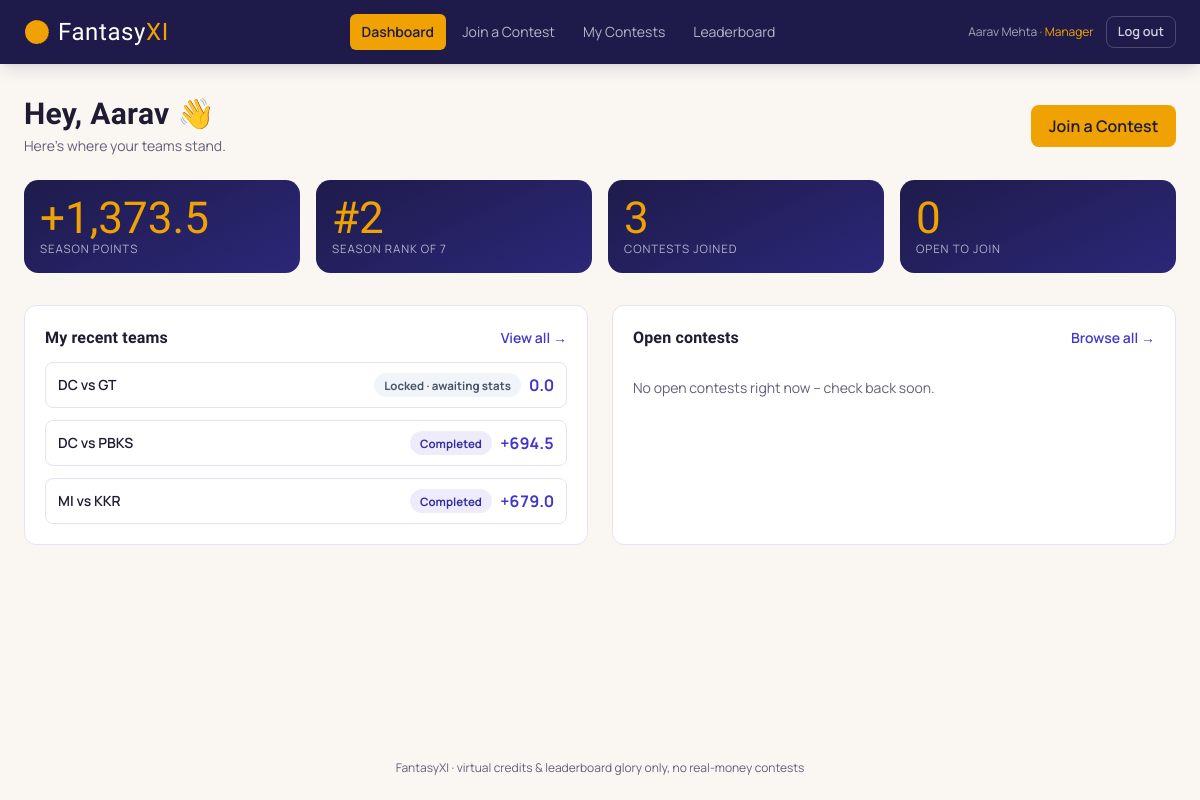
Page /index.php?route=manager/dashboard (signed in) on the committed database.
### tables this page shows
CREATE TABLE users (
    id         INT AUTO_INCREMENT PRIMARY KEY,
    name       VARCHAR(120) NOT NULL,
    email      VARCHAR(150) NOT NULL UNIQUE,
    password   VARCHAR(255) NOT NULL,
    role       ENUM('super_admin', 'manager') NOT NULL DEFAULT 'manager',
    status     ENUM('active', 'inactive') NOT NULL DEFAULT 'active',
    created_at TIMESTAMP NOT NULL DEFAULT CURRENT_TIMESTAMP
);

CREATE TABLE contest_entries (
    id                    INT AUTO_INCREMENT PRIMARY KEY,
    contest_id            INT NOT NULL,
    manager_id            INT NOT NULL,
    captain_player_id     INT NOT NULL,
    vice_captain_player_id INT NOT NULL,
    total_credits_used    DECIMAL(4,1) NOT NULL,
    total_points          DECIMAL(6,1) NOT NULL DEFAULT 0,
    created_at            TIMESTAMP NOT NULL DEFAULT CURRENT_TIMESTAMP,
    FOREIGN KEY (contest_id) REFERENCES contests(id) ON DELETE CASCADE,
    FOREIGN KEY (manager_id) REFERENCES users(id),
    FOREIGN KEY (captain_player_id) REFERENCES players(id),
    FOREIGN KEY (vice_captain_player_id) REFERENCES players(id),
    UNIQUE KEY uniq_contest_manager (contest_id, manager_id)
);

CREATE TABLE franchises (
    id         INT AUTO_INCREMENT PRIMARY KEY,
    name       VARCHAR(100) NOT NULL UNIQUE,
    short_code VARCHAR(10) NOT NULL,
    status     ENUM('active', 'inactive') NOT NULL DEFAULT 'active'
);

### app/controllers/ManagerDashboardController.php (called while the page is built, shortened)
<?php
require_once __DIR__ . '/../models/Contest.php';
require_once __DIR__ . '/../models/ContestEntry.php';
class ManagerDashboardController
{
    public function dashboard(): void
    {
        $managerId = Auth::id();
        $myEntries = ContestEntry::forManager($managerId);
        $openContests = Contest::openForManager($managerId);
        $seasonPoints = array_sum(array_column($myEntries, 'total_points'));
        $contestsJoined = count($myEntries);
        $season = ContestEntry::seasonLeaderboard();
        $rank = null;
        foreach ($season as $i => $row) {
            if ((int)$row['manager_id'] === $managerId) {
                $rank = $i + 1;
                break;
            }
        }
        $stats = [
            'season_points'   => $seasonPoints,
            'contests_joined' => $contestsJoined,
            'open_contests'   => count($openContests),
            'season_rank'     => $rank,
            'season_total'    => count($season),
        ];
        $recentEntries = array_slice($myEntries, 0, 5);
        $upcomingOpen = array_slice($openContests, 0, 4);
        require __DIR__ . '/../views/manager/dashboard.php';
    }
}

### public/index.php (called while the page is built, shortened)
<?php
require_once __DIR__ . '/../core/helpers.php';
require_once __DIR__ . '/../core/Database.php';
require_once __DIR__ . '/../core/Auth.php';
require_once __DIR__ . '/../app/controllers/ManagerDashboardController.php';
$router = new Router();
$router->get('login', fn() => (new AuthController())->showLogin());
$router->post('login', fn() => (new AuthController())->login());
$router->post('logout', fn() => (new AuthController())->logout());
$router->get('register', fn() => (new AuthController())->showRegister());
$router->post('register', fn() => (new AuthController())->register());
$router->get('admin/dashboard', fn() => (new AdminDashboardController())->dashboard());
$router->get('admin/players', fn() => (new AdminPlayerController())->index());
$router->get('admin/players/create', fn() => (new AdminPlayerController())->create());
$router->post('admin/players/store', fn() => (new AdminPlayerController())->store());
$router->get('admin/players/edit', fn() => (new AdminPlayerController())->edit());
$router->post('admin/players/update', fn() => (new AdminPlayerController())->update());
$router->post('admin/players/status', fn() => (new AdminPlayerController())->status());
$router->get('admin/franchises', fn() => (new AdminFranchiseController())->index());
$router->post('admin/franchises/store', fn() => (new AdminFranchiseController())->store());
$router->post('admin/franchises/update', fn() => (new AdminFranchiseController())->update());
$router->post('admin/franchises/status', fn() => (new AdminFranchiseController())->status());
$router->get('admin/contests', fn() => (new AdminContestController())->index());
$router->get('admin/contests/create', fn() => (new AdminContestController())->create());
$router->post('admin/contests/store', fn() => (new AdminContestController())->store());
$router->get('admin/contests/edit', fn() => (new AdminContestController())->edit());
$router->post('admin/contests/update', fn() => (new AdminContestController())->update());
$router->get('admin/contests/view', fn() => (new AdminContestController())->view());
$router->get('admin/contests/stats', fn() => (new AdminStatsController())->entry());
$router->post('admin/contests/stats/save', fn() => (new AdminStatsController())->save());
$router->post('admin/contests/stats/simulate', fn() => (new AdminStatsController())->simulate());
$router->post('admin/contests/score', fn() => (new AdminStatsController())->score());
$router->get('admin/managers', fn() => (new AdminManagerController())->index());
$router->post('admin/managers/status', fn() => (new AdminManagerController())->status());
$router->get('manager/dashboard', fn() => (new ManagerDashboardController())->dashboard());
$router->get('manager/contests', fn() => (new ManagerContestController())->browse());
$router->post('manager/contests/join', fn() => (new ManagerContestController())->join());
$router->get('manager/team/build', fn() => (new TeamController())->build());
$router->post('manager/team/save', fn() => (new TeamController())->save());
$router->get('manager/mycontests', fn() => (new TeamController())->myContests());
$router->get('manager/team/breakdown', fn() => (new TeamController())->viewBreakdown());
$router->get('leaderboard/season', fn() => (new LeaderboardController())->season());
$router->get('leaderboard/contest', fn() => (new LeaderboardController())->contest());
$route = $_GET['route'] ?? '';
$router->dispatch($_SERVER['REQUEST_METHOD'], $route);

### core/Router.php (called while the page is built, shortened)
<?php
class Router
{
    private array $routes = ['GET' => [], 'POST' => []];
    public function get(string $route, callable $handler): void
    {
        $this->routes['GET'][$route] = $handler;
    }
    public function post(string $route, callable $handler): void
    {
        $this->routes['POST'][$route] = $handler;
    }
    public function dispatch(string $method, string $route): void
    {
        $handler = $this->routes[$method][$route] ?? null;
        try {
            $handler();
        } catch (Throwable $e) {
            error_log($e->getMessage());
            http_response_code(500);
            require __DIR__ . '/../app/views/errors/500.php';
        }
    }
}

### core/Auth.php (called while the page is built, shortened)
<?php
require_once __DIR__ . '/Database.php';
class Auth
{
    public static function id(): ?int
    {
        return $_SESSION['user_id'] ?? null;
    }
    public static function name(): ?string
    {
        return $_SESSION['user_name'] ?? null;
    }
}

### config/database.php (called while the page is built)
<?php
return [
    'host'     => '127.0.0.1',
    'port'     => 3306,
    'database' => 'fantasyxi',
    'username' => 'root',
    'password' => '',
    'charset'  => 'utf8mb4',
];

### core/Database.php (called while the page is built)
<?php
class Database
{
    private static ?PDO $instance = null;
    public static function connect(): PDO
    {
        if (self::$instance === null) {
            $config = require __DIR__ . '/../config/database.php';
            $dsn = sprintf(
                'mysql:host=%s;port=%d;dbname=%s;charset=%s',
                $config['host'],
                $config['port'],
                $config['database'],
                $config['charset']
            );
            self::$instance = new PDO($dsn, $config['username'], $config['password'], [
                PDO::ATTR_ERRMODE            => PDO::ERRMODE_EXCEPTION,
                PDO::ATTR_DEFAULT_FETCH_MODE => PDO::FETCH_ASSOC,
                PDO::ATTR_EMULATE_PREPARES   => false,
            ]);
        }
        return self::$instance;
    }
}

### app/models/ContestEntry.php (called while the page is built, shortened)
<?php
class ContestEntry
{
    public static function seasonLeaderboard(): array
    {
        $sql = "SELECT u.id AS manager_id, u.name AS manager_name,
                       COUNT(ce.id) AS contests_joined,
                       COALESCE(SUM(ce.total_points), 0) AS season_points
                FROM users u
                JOIN contest_entries ce ON ce.manager_id = u.id
                WHERE u.role = 'manager'
                GROUP BY u.id, u.name
                ORDER BY season_points DESC, contests_joined DESC";
        return Database::connect()->query($sql)->fetchAll();
    }
    public static function forManager(int $managerId): array
    {
        $sql = "SELECT ce.*, c.match_datetime, c.status AS contest_status,
                       fa.name AS franchise_a_name, fa.short_code AS franchise_a_code,
                       fb.name AS franchise_b_name, fb.short_code AS franchise_b_code
                FROM contest_entries ce
                JOIN contests c ON c.id = ce.contest_id
                JOIN franchises fa ON fa.id = c.franchise_a_id
                JOIN franchises fb ON fb.id = c.franchise_b_id
                WHERE ce.manager_id = ?
                ORDER BY c.match_datetime DESC";
        $stmt = Database::connect()->prepare($sql);
        $stmt->execute([$managerId]);
        return $stmt->fetchAll();
    }
}

### app/models/Contest.php (called while the page is built, shortened)
<?php
class Contest
{
    public static function openForManager(int $managerId): array
    {
        $sql = "SELECT c.*, fa.name AS franchise_a_name, fa.short_code AS franchise_a_code,
                       fb.name AS franchise_b_name, fb.short_code AS franchise_b_code
                FROM contests c
                JOIN franchises fa ON fa.id = c.franchise_a_id
                JOIN franchises fb ON fb.id = c.franchise_b_id
                WHERE c.status = 'scheduled' AND c.match_datetime > NOW()
                  AND c.id NOT IN (SELECT contest_id FROM contest_entries WHERE manager_id = ?)
                ORDER BY c.match_datetime ASC";
        $stmt = Database::connect()->prepare($sql);
        $stmt->execute([$managerId]);
        return $stmt->fetchAll();
    }
}

### app/views/manager/dashboard.php (the view, shortened to what this page needs)
<?php
require __DIR__ . '/../partials/header.php';
require __DIR__ . '/../partials/navbar.php';
?>
<main class="flex-1 max-w-7xl w-full mx-auto px-4 sm:px-6 py-8">
    <div class="flex items-center justify-between flex-wrap gap-3">
        <div>
            <h1 class="text-3xl font-bold">Hey, <?= e(explode(' ', Auth::name() ?? '')[0]) ?> 👋</h1>
            <p class="text-muted text-sm mt-1">Here's where your teams stand.</p>
        </div>
        <a href="/index.php?route=manager/contests" class="btn btn-saffron">Join a Contest</a>
    </div>
    <div class="grid grid-cols-2 md:grid-cols-4 gap-4 mt-6">
        <div class="stat-card scoreboard-texture p-4"><p class="stat-value"><?= format_points($stats['season_points']) ?></p><p class="stat-label">Season Points</p></div>
        <div class="stat-card scoreboard-texture p-4"><p class="stat-value"><?= $stats['season_rank'] ? '#' . $stats['season_rank'] : '-' ?></p><p class="stat-label">Season Rank <?= $stats['season_total'] ? 'of ' . $stats['season_total'] : '' ?></p></div>
        <div class="stat-card scoreboard-texture p-4"><p class="stat-value"><?= (int)$stats['contests_joined'] ?></p><p class="stat-label">Contests Joined</p></div>
        <div class="stat-card scoreboard-texture p-4"><p class="stat-value"><?= (int)$stats['open_contests'] ?></p><p class="stat-label">Open To Join</p></div>
    </div>
    <div class="grid lg:grid-cols-2 gap-6 mt-8">
        <div class="card p-5">
            <div class="flex items-center justify-between mb-3">
                <h2 class="font-bold">My recent teams</h2>
                <a href="/index.php?route=manager/mycontests" class="text-sm text-indigo font-semibold hover:underline">View all &rarr;</a>
            </div>
            <?php if ($recentEntries === []): ?>
                <p class="text-muted text-sm py-4">You haven't joined a contest yet.</p>
            <?php else: ?>
                <div class="space-y-3">
                <?php foreach ($recentEntries as $entry): $entryContest = ['status' => $entry['contest_status'], 'match_datetime' => $entry['match_datetime']]; ?>
                    <a href="/index.php?route=manager/team/breakdown&entry_id=<?= (int)$entry['id'] ?>" class="flex items-center justify-between border border-line rounded-lg px-3 py-2.5 hover:border-indigo transition">
                        <span class="text-sm font-semibold"><?= e($entry['franchise_a_code']) ?> vs <?= e($entry['franchise_b_code']) ?></span>
                        <span class="flex items-center gap-2">
                            <?= contest_status_pill($entryContest) ?>
                            <span class="tabular-nums font-bold text-indigo"><?= format_points($entry['total_points']) ?></span>
                        </span>
                    </a>
                <?php endforeach; ?>
                </div>
            <?php endif; ?>
        </div>
        <div class="card p-5">
            <div class="flex items-center justify-between mb-3">
                <h2 class="font-bold">Open contests</h2>
                <a href="/index.php?route=manager/contests" class="text-sm text-indigo font-semibold hover:underline">Browse all &rarr;</a>
            </div>
            <?php if ($upcomingOpen === []): ?>
                <p class="text-muted text-sm py-4">No open contests right now -- check back soon.</p>
            <?php endif; ?>
        </div>
    </div>
</main>
<?php require __DIR__ . '/../partials/footer.php'; ?>

### core/helpers.php (shortened to what this page needs)
<?php
function e(?string $value): string
{
    return htmlspecialchars($value ?? '', ENT_QUOTES, 'UTF-8');
}
function format_points(float|string $value): string
{
    $value = (float)$value;
    $sign = $value > 0 ? '+' : '';
    return $sign . number_format($value, 1);
}
function contest_status_pill(array $contest): string
{
    if ($contest['status'] === 'completed') {
        return '<span class="pill pill-completed">Completed</span>';
    }
    if (is_contest_locked($contest['match_datetime'])) {
        return '<span class="pill pill-locked">Locked &middot; awaiting stats</span>';
    }
    $ts = strtotime($contest['match_datetime']);
    $hoursLeft = ($ts - time()) / 3600;
    $cls = $hoursLeft < 24 ? 'pill-soon' : 'pill-open';
    return '<span class="pill ' . $cls . '">' . e(time_until($contest['match_datetime'])) . '</span>';
}
function is_contest_locked(string $matchDatetime): bool
{
    $ts = strtotime($matchDatetime);
    return $ts === false || $ts <= time();
}

### public/assets/css/style.css (style rules this page uses)
* { box-sizing: border-box; }
h1, h2, h3, h4, .font-display { font-family: 'Teko', 'Manrope', sans-serif; letter-spacing: 0.01em; }
.tabular-nums { font-variant-numeric: tabular-nums; }
.scoreboard-texture { background-image: radial-gradient(rgba(255,255,255,0.08) 1px, transparent 1px); background-size: 10px 10px; }
.btn { display: inline-flex; align-items: center; justify-content: center; gap: .4rem; font-weight: 600; border-radius: .5rem; padding: .55rem 1.1rem; transition: transform .1s, box-shadow .15s, background .15s; white-space: nowrap; }
.btn-saffron { background: #F0A202; color: #1E1B33; }
.card { background: #fff; border: 1px solid #E7E2F5; border-radius: .75rem; }
.stat-card { background: linear-gradient(155deg, #1E1B4B 0%, #2C2778 100%); color: #fff; border-radius: .9rem; position: relative; overflow: hidden; }
.stat-card .stat-value { font-family: 'Teko', sans-serif; font-size: 2.75rem; line-height: 1; color: #F0A202; }
.stat-card .stat-label { font-size: .72rem; text-transform: uppercase; letter-spacing: .08em; color: rgba(255,255,255,0.65); }
.pill { display: inline-flex; align-items: center; padding: .2rem .65rem; border-radius: 999px; font-size: .72rem; font-weight: 700; }
.pill-locked { background: #F1F5F9; color: #475569; }
.pill-completed { background: #EEECFB; color: #362FA0; }

### rows in the picture
users: id "2"
contest_entries: franchises.short_code "DC", franchises.short_code "GT", shows "Locked · awaiting stats", total_points "0.0"
contest_entries: franchises.short_code "DC", franchises.short_code "PBKS", shows "Completed", total_points "+694.5"
contest_entries: franchises.short_code "MI", franchises.short_code "KKR", shows "Completed", total_points "+679.0"

### other values in the picture
$label "Dashboard"
$label "Join a Contest"
$label "My Contests"
$label "Leaderboard"
Auth::name() "Aarav Mehta"
explode(' ', Auth::name() ?? '')[0] "Aarav"
format_points($stats['season_points']) "+1,373.5"
$stats['season_total'] "7"
$stats['contests_joined'] "3"
$stats['open_contests'] "0"
